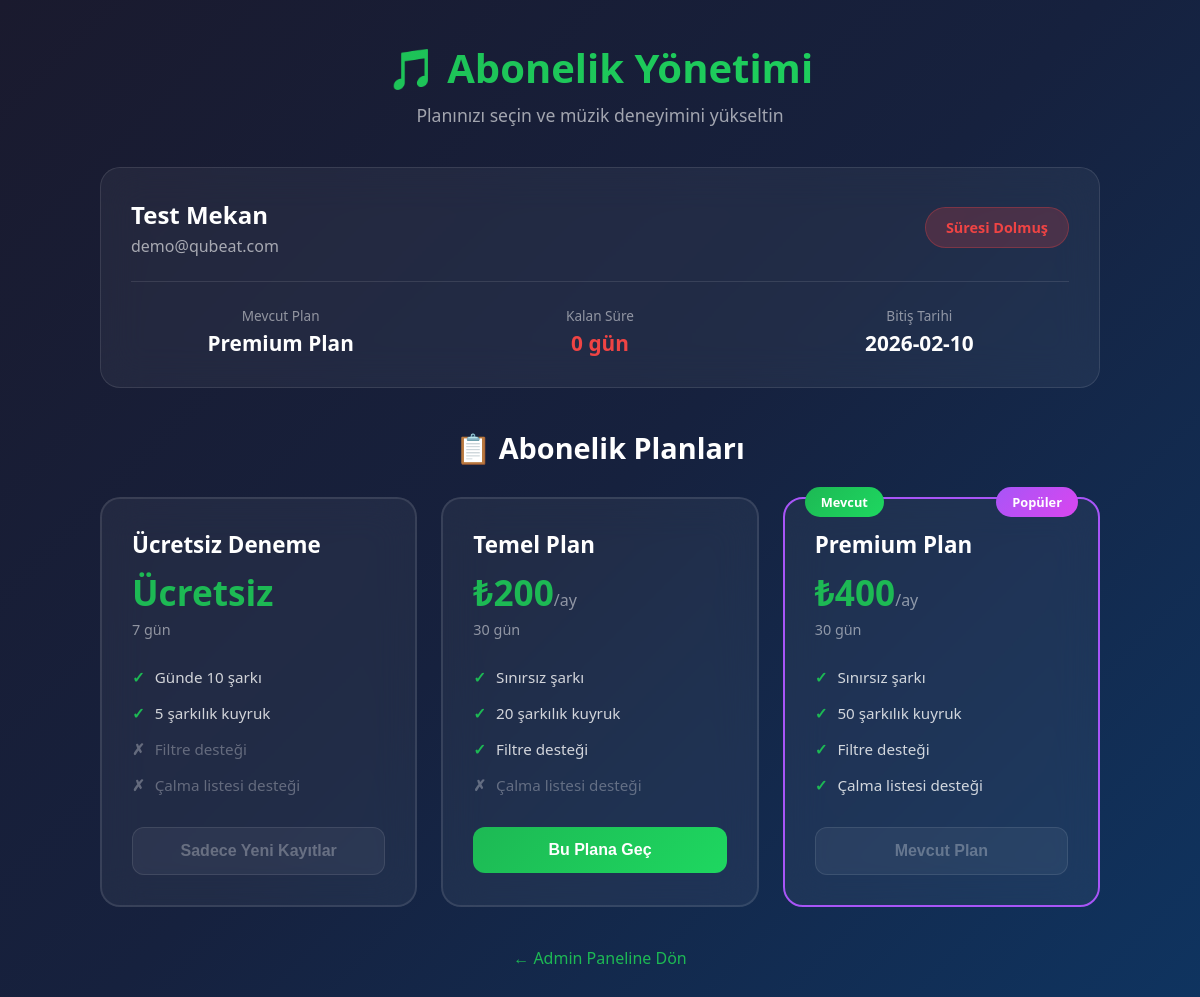
The app's page /subscription (signed in) with its own data.
### tables this page shows
CREATE TABLE venues (
            id INTEGER PRIMARY KEY AUTOINCREMENT,
            name TEXT NOT NULL,
            email TEXT UNIQUE NOT NULL,
            password_hash TEXT NOT NULL,
            phone TEXT,
            address TEXT,
            subscription_type TEXT DEFAULT 'free',
            subscription_start DATETIME,
            subscription_end DATETIME,
            is_active INTEGER DEFAULT 1,
            api_key TEXT UNIQUE,
            created_at DATETIME DEFAULT CURRENT_TIMESTAMP,
            last_login DATETIME
        , slug TEXT);

CREATE TABLE subscription_plans (
            id INTEGER PRIMARY KEY AUTOINCREMENT,
            name TEXT NOT NULL UNIQUE,
            display_name TEXT NOT NULL,
            price REAL NOT NULL,
            duration_days INTEGER NOT NULL,
            max_songs_per_day INTEGER DEFAULT -1,
            max_queue_length INTEGER DEFAULT 20,
            allow_filters INTEGER DEFAULT 1,
            allow_playlists INTEGER DEFAULT 1,
            features TEXT,
            is_active INTEGER DEFAULT 1,
            created_at DATETIME DEFAULT CURRENT_TIMESTAMP
        );

### app.py (the view)
@app.route('/subscription')
@venue_login_required
def subscription_page():
    from flask import g
    venue = g.current_venue
    plans = SubscriptionPlan.get_all()
    current_plan = SubscriptionPlan.get_by_name(venue.subscription_type)
    return render_template('subscription.html',
                          venue=venue.to_dict(),
                          plans=plans,
                          current_plan=current_plan,
                          csrf_token=generate_csrf())

### app.py (called while the page is built, shortened)
@app.context_processor
def inject_csrf():
    return dict(csrf_token=generate_csrf)

@app.context_processor
def inject_venue():
    return dict(
        current_venue=getattr(g, 'venue', None),
        current_venue_id=getattr(g, 'venue_id', None)
    )

@app.before_request
def detect_venue_from_subdomain():
    host = request.host.split(':')[0]  # Port'u kaldır
    parts = host.split('.')

def venue_login_required(f):
    @wraps(f)
    def decorated_function(*args, **kwargs):
        venue_id = session.get('venue_id')
        if not venue_id:
            logger.warning("Yetkisiz mekan erişim girişimi")
            flash("Bu sayfaya erişmek için mekan girişi yapmalısınız.", "warning")
            return redirect(url_for('venue_login'))
        venue = Venue.get_by_id(venue_id)
        if not venue or not venue.is_active:
            session.clear()
            flash("Mekan hesabınız bulunamadı veya devre dışı.", "danger")
            return redirect(url_for('venue_login'))
        from flask import g
        g.current_venue = venue
        return f(*args, **kwargs)
    return decorated_function

### models.py (called while the page is built)
def get_db_connection():
    conn = sqlite3.connect(DATABASE_FILE)
    conn.row_factory = sqlite3.Row
    return conn

    @staticmethod
    def get_by_id(venue_id):
        conn = get_db_connection()
        cursor = conn.cursor()
        cursor.execute('SELECT * FROM venues WHERE id = ?', (venue_id,))
        row = cursor.fetchone()
        conn.close()
        if row:
            return Venue.from_row(row)
        return None

    @staticmethod
    def from_row(row):
        return Venue(
            id=row['id'],
            name=row['name'],
            email=row['email'],
            password_hash=row['password_hash'],
            phone=row['phone'],
            address=row['address'],
            slug=row['slug'] if 'slug' in row.keys() else None,
            subscription_type=row['subscription_type'],
            subscription_start=row['subscription_start'],
            subscription_end=row['subscription_end'],
            is_active=bool(row['is_active']),
            api_key=row['api_key'],
            created_at=row['created_at'],
            last_login=row['last_login']
        )

    def is_subscription_active(self):
        if not self.subscription_end:
            return False
        try:
            end_date = datetime.fromisoformat(self.subscription_end)
            return datetime.now() < end_date
        except:
            return False

### templates/subscription.html (shortened to what this page needs)
<!DOCTYPE html>
<html lang="tr">
<head>
</head>
<body>
    <div class="container">
        <div class="header">
            <h1>🎵 Abonelik Yönetimi</h1>
            <p>Planınızı seçin ve müzik deneyimini yükseltin</p>
        </div>
        <div class="current-status">
            <div class="status-header">
                <div class="venue-info">
                    <h2>{{ venue.name }}</h2>
                    <p>{{ venue.email }}</p>
                </div>
                <div class="status-badge {{ 'active' if venue.is_subscription_active else 'expired' }}">
                    {{ 'Aktif' if venue.is_subscription_active else 'Süresi Dolmuş' }}
                </div>
            </div>
            <div class="status-details">
                <div class="detail-item">
                    <div class="label">Mevcut Plan</div>
                    <div class="value">{{ current_plan.display_name if current_plan else 'Yok' }}</div>
                </div>
                <div class="detail-item">
                    <div class="label">Kalan Süre</div>
                    <div
                        class="value {{ 'warning' if venue.days_left <= 3 and venue.days_left > 0 else ('danger' if venue.days_left <= 0 else '') }}">
                        {{ venue.days_left }} gün
                    </div>
                </div>
                <div class="detail-item">
                    <div class="label">Bitiş Tarihi</div>
                    <div class="value">{{ venue.subscription_end[:10] if venue.subscription_end else 'Belirsiz' }}</div>
                </div>
            </div>
        </div>
        <div class="plans-section">
            <h2>📋 Abonelik Planları</h2>
            <div class="plans-grid">
                {% for plan in plans %}
                <div
                    class="plan-card {{ 'current' if venue.subscription_type == plan.name else '' }} {{ 'popular' if plan.name == 'premium' else '' }}">
                    {% if venue.subscription_type == plan.name %}
                    <div class="current-badge">Mevcut</div>
                    {% endif %}
                    {% if plan.name == 'premium' %}
                    <div class="popular-badge">Popüler</div>
                    {% endif %}
                    <div class="plan-name">{{ plan.display_name }}</div>
                    <div class="plan-price">
                        {% if plan.price == 0 %}
                        Ücretsiz
                        {% else %}
                        ₺{{ "%.0f"|format(plan.price) }}<span>/ay</span>
                        {% endif %}
                    </div>
                    <div class="plan-duration">{{ plan.duration_days }} gün</div>
                    <ul class="plan-features">
                        <li>{{ 'Günde %d şarkı' % plan.max_songs_per_day if plan.max_songs_per_day > 0 else 'Sınırsız
                            şarkı' }}</li>
                        <li>{{ plan.max_queue_length }} şarkılık kuyruk</li>
                        <li class="{{ '' if plan.allow_filters else 'disabled' }}">Filtre desteği</li>
                        <li class="{{ '' if plan.allow_playlists else 'disabled' }}">Çalma listesi desteği</li>
                    </ul>
                    {% if venue.subscription_type == plan.name %}
                    <button class="btn btn-secondary" disabled>Mevcut Plan</button>
                    {% elif plan.name == 'free' %}
                    <button class="btn btn-secondary" disabled>Sadece Yeni Kayıtlar</button>
                    {% elif plan.name == 'premium' %}
                    <button class="btn btn-premium" onclick="upgradePlan('{{ plan.name }}')">Premium'a Yükselt</button>
                    {% else %}
                    <button class="btn btn-primary" onclick="upgradePlan('{{ plan.name }}')">Bu Plana Geç</button>
                    {% endif %}
                </div>
                {% endfor %}
            </div>
        </div>
        <div class="back-link">
            <a href="{{ url_for('admin_panel') }}">← Admin Paneline Dön</a>
        </div>
    </div>
</body>
</html>

### templates/subscription.html (style rules this page uses)
* { margin: 0; padding: 0; box-sizing: border-box; }
body { font-family: 'Segoe UI', Tahoma, Geneva, Verdana, sans-serif; background: linear-gradient(135deg, #1a1a2e 0%, #16213e 50%, #0f3460 100%); min-height: 100vh; padding: 40px 20px; }
.container { max-width: 1000px; margin: 0 auto; }
.header { text-align: center; margin-bottom: 40px; }
.header h1 { font-size: 2.5rem; font-weight: 700; background: linear-gradient(135deg, #1db954, #1ed760); -webkit-background-clip: text; -webkit-text-fill-color: transparent; background-clip: text; margin-bottom: 8px; }
.header p { color: rgba(255, 255, 255, 0.6); font-size: 1.1rem; }
.current-status { background: rgba(255, 255, 255, 0.05); backdrop-filter: blur(20px); border-radius: 20px; padding: 30px; margin-bottom: 40px; border: 1px solid rgba(255, 255, 255, 0.1); }
.status-header { display: flex; justify-content: space-between; align-items: center; flex-wrap: wrap; gap: 16px; }
.venue-info h2 { color: white; font-size: 1.5rem; margin-bottom: 4px; }
.venue-info p { color: rgba(255, 255, 255, 0.6); }
.status-badge { padding: 10px 20px; border-radius: 50px; font-weight: 600; font-size: 0.9rem; }
.status-badge.expired { background: rgba(239, 68, 68, 0.2); color: #ef4444; border: 1px solid rgba(239, 68, 68, 0.3); }
.status-details { display: grid; grid-template-columns: repeat(auto-fit, minmax(200px, 1fr)); gap: 20px; margin-top: 24px; padding-top: 24px; border-top: 1px solid rgba(255, 255, 255, 0.1); }
.detail-item { text-align: center; }
.detail-item .label { color: rgba(255, 255, 255, 0.5); font-size: 0.85rem; margin-bottom: 4px; }
.detail-item .value { color: white; font-size: 1.3rem; font-weight: 600; }
.detail-item .value.danger { color: #ef4444; }
.plans-section h2 { color: white; text-align: center; margin-bottom: 30px; font-size: 1.8rem; }
.plans-grid { display: grid; grid-template-columns: repeat(auto-fit, minmax(280px, 1fr)); gap: 24px; }
.plan-card { background: rgba(255, 255, 255, 0.05); backdrop-filter: blur(20px); border-radius: 20px; padding: 30px; border: 2px solid rgba(255, 255, 255, 0.1); transition: all 0.3s ease; position: relative; }
.plan-card.current { border-color: #1db954; }
.plan-card.popular { border-color: #a855f7; }
.popular-badge { position: absolute; top: -12px; right: 20px; background: linear-gradient(135deg, #a855f7, #d946ef); color: white; padding: 6px 16px; border-radius: 20px; font-size: 0.8rem; font-weight: 600; }
.current-badge { position: absolute; top: -12px; left: 20px; background: linear-gradient(135deg, #1db954, #1ed760); color: white; padding: 6px 16px; border-radius: 20px; font-size: 0.8rem; font-weight: 600; }
.plan-name { color: white; font-size: 1.4rem; font-weight: 700; margin-bottom: 8px; }
.plan-price { color: #1db954; font-size: 2.2rem; font-weight: 700; margin-bottom: 4px; }
.plan-price span { font-size: 1rem; color: rgba(255, 255, 255, 0.5); font-weight: 400; }
.plan-duration { color: rgba(255, 255, 255, 0.5); font-size: 0.9rem; margin-bottom: 20px; }
.plan-features { list-style: none; margin-bottom: 24px; }
.plan-features li { color: rgba(255, 255, 255, 0.8); padding: 8px 0; font-size: 0.95rem; display: flex; align-items: center; gap: 10px; }
.plan-features li::before { content: '✓'; color: #1db954; font-weight: bold; }
.plan-features li.disabled { color: rgba(255, 255, 255, 0.3); }
.plan-features li.disabled::before { content: '✗'; color: rgba(255, 255, 255, 0.3); }
.btn { width: 100%; padding: 14px; border: none; border-radius: 12px; font-size: 1rem; font-weight: 600; cursor: pointer; transition: all 0.3s ease; }
.btn-primary { background: linear-gradient(135deg, #1db954, #1ed760); color: white; }
.btn-secondary { background: rgba(255, 255, 255, 0.1); color: rgba(255, 255, 255, 0.6); border: 1px solid rgba(255, 255, 255, 0.2); }
.btn:disabled { opacity: 0.5; cursor: not-allowed; transform: none !important; }
.back-link { text-align: center; margin-top: 40px; }
.back-link a { color: #1db954; text-decoration: none; font-weight: 500; transition: color 0.3s ease; }

### records on screen
venues: name "Test Mekan", email "demo@qubeat.com", subscription_end "2026-02-10"
subscription_plans: display_name "Premium Plan", name "Mevcut", price "400", duration_days "30", max_songs_per_day "Sınırsız şarkı", max_queue_length "50"
subscription_plans: display_name "Ücretsiz Deneme", price "Ücretsiz", duration_days "7", max_songs_per_day "Günde 10 şarkı", max_queue_length "5", name "Sadece Yeni Kayıtlar"
subscription_plans: display_name "Temel Plan", price "200", duration_days "30", max_songs_per_day "Sınırsız şarkı", max_queue_length "20"

### other values on screen
{{ 'Aktif' if venue.is_subscription_active else 'Süresi Dolmuş' }} "Süresi Dolmuş"
{{ venue.days_left }} "0"
